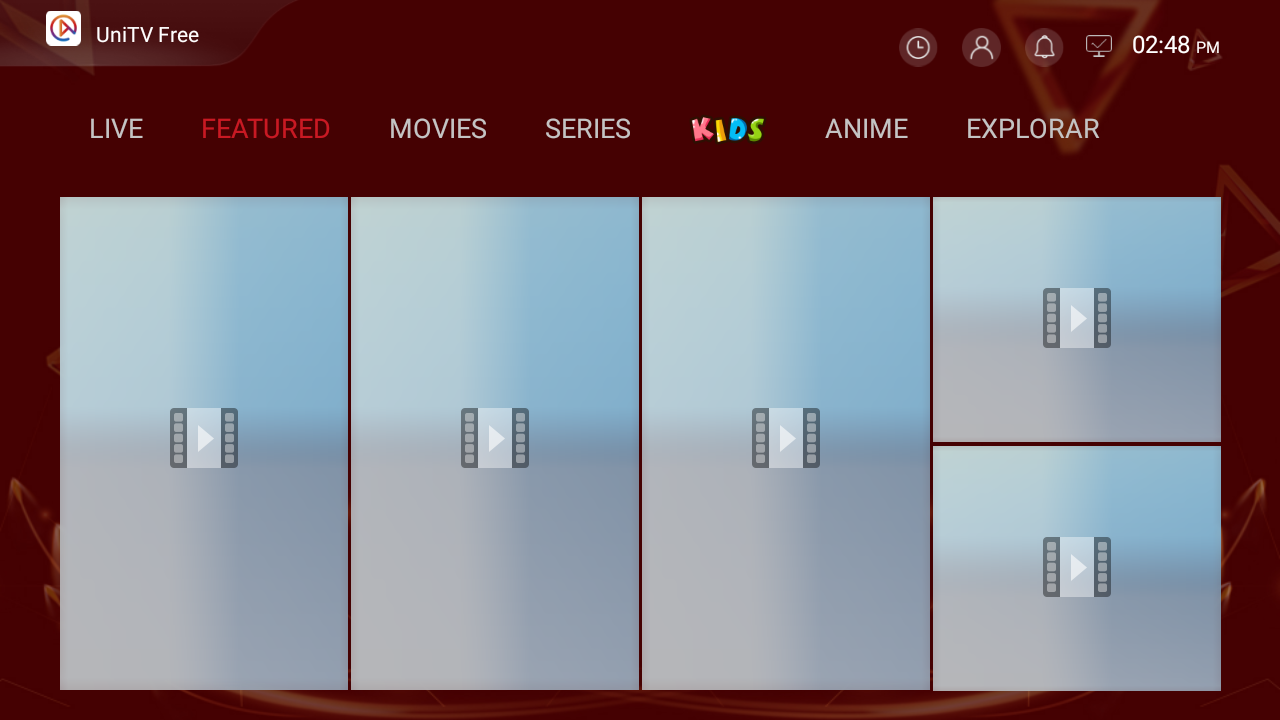
#> input picture imgs/UVFreeFeatre.png, 1280 x 720 px, found by its file name
$ python tag_ui_coordinates.py
#> lines starting #> are read from the running program, lines starting #| are printed output that depends on the picture; after the words box and inside, x2 and y2 are one past the last pixel; in counts of white or black regions, pixels touching at a corner belong together
#!/usr/bin/env python3
"""
POCO UI Coordinate Tagging Script

This script tags UI elements on screenshots based on POCO UI identification results.
It visualizes normalized coordinates by converting them to actual pixel positions.
"""

import cv2
import numpy as np
from PIL import Image, ImageDraw, ImageFont
import argparse
import json

def parse_poco_data(poco_data):
    """Parse POCO UI data and extract coordinate information"""
    return {
        'type': poco_data.get('type', ''),
        'name': poco_data.get('name', ''),
        'text': poco_data.get('text', ''),
        'pos': poco_data.get('pos', [0, 0]),  # Center position (normalized)
        'boundsInParent': poco_data.get('boundsInParent', [0, 0]),  # Top-left corner (normalized)
        'anchorPoint': poco_data.get('anchorPoint', [0.5, 0.5]),  # Anchor point within element
        'size': poco_data.get('size', [0, 0]),  # Width and height (normalized)
        'enabled': poco_data.get('enabled', False),
        'visible': poco_data.get('visible', False),
        'selected': poco_data.get('selected', False)
    }

def normalize_to_pixel(normalized_coords, image_width, image_height):
    """Convert normalized coordinates to pixel coordinates"""
    if len(normalized_coords) == 2:
        x_norm, y_norm = normalized_coords
        return [int(x_norm * image_width), int(y_norm * image_height)]
    return normalized_coords

def draw_ui_element(image, element_data, image_width, image_height):
    """Draw UI element boundaries and information on the image"""
    # Convert normalized coordinates to pixels
    pos_px = normalize_to_pixel(element_data['pos'], image_width, image_height)
    bounds_px = normalize_to_pixel(element_data['boundsInParent'], image_width, image_height)
    size_px = normalize_to_pixel(element_data['size'], image_width, image_height)

    # Calculate bounding box
    x1, y1 = bounds_px
    width, height = size_px
    x2, y2 = x1 + width, y1 + height

    # Draw element rectangle
    cv2.rectangle(image, (x1, y1), (x2, y2), (0, 255, 0), 2)  # Green rectangle

    # Draw center point
    cv2.circle(image, tuple(pos_px), 5, (255, 0, 0), -1)  # Blue center dot

    # Draw anchor point (relative to element bounds)
    anchor_x = x1 + int(element_data['anchorPoint'][0] * width)
    anchor_y = y1 + int(element_data['anchorPoint'][1] * height)
    cv2.circle(image, (anchor_x, anchor_y), 3, (0, 0, 255), -1)  # Red anchor dot

    return image, (x1, y1, x2, y2, pos_px, (anchor_x, anchor_y))

def add_text_annotations(image, element_data, coords_info):
    """Add text annotations with coordinate information"""
    x1, y1, x2, y2, pos_px, anchor_px = coords_info

    # Convert to PIL for better text rendering
    pil_image = Image.fromarray(cv2.cvtColor(image, cv2.COLOR_BGR2RGB))
    draw = ImageDraw.Draw(pil_image)

    try:
        # Try to use a better font
        font = ImageFont.truetype("/usr/share/fonts/truetype/dejavu/DejaVuSans.ttf", 14)
        small_font = ImageFont.truetype("/usr/share/fonts/truetype/dejavu/DejaVuSans.ttf", 10)
    except:
        # Fallback to default font
        font = ImageFont.load_default()
        small_font = ImageFont.load_default()

    # Main element info
    text_lines = [
        f"Text: {element_data['text']}",
        f"Type: {element_data['type'].split('.')[-1]}",
        f"Pos: {element_data['pos']} → {pos_px}px",
        f"Bounds: {element_data['boundsInParent']} → ({x1},{y1})px",
        f"Size: {element_data['size']} → {x2-x1}×{y2-y1}px",
        f"Anchor: {element_data['anchorPoint']} → ({anchor_px[0]},{anchor_px[1]})px"
    ]

    # Draw background for text
    text_y = max(10, y1 - 120)
    text_x = max(10, x1)

    # Calculate text background size
    max_width = max([draw.textlength(line, font=small_font) for line in text_lines])
    text_bg_height = len(text_lines) * 15 + 10

    # Draw text background
    draw.rectangle([text_x-5, text_y-5, text_x + max_width + 10, text_y + text_bg_height],
                   fill=(0, 0, 0, 180))

    # Draw text lines
    for i, line in enumerate(text_lines):
        draw.text((text_x, text_y + i * 15), line, fill=(255, 255, 255), font=small_font)

    # Add coordinate labels
    draw.text((pos_px[0] + 8, pos_px[1] - 8), "CENTER", fill=(255, 255, 0), font=small_font)
    draw.text((anchor_px[0] + 8, anchor_px[1] - 8), "ANCHOR", fill=(255, 0, 0), font=small_font)
    draw.text((x1, y1 - 20), "TOP-LEFT", fill=(0, 255, 0), font=small_font)

    # Convert back to OpenCV format
    return cv2.cvtColor(np.array(pil_image), cv2.COLOR_RGB2BGR)

def tag_ui_coordinates(image_path, output_path, poco_data):
    """Main function to tag UI coordinates on image"""
    # Load image
    image = cv2.imread(image_path)
    if image is None:
        raise ValueError(f"Could not load image from {image_path}")

    height, width = image.shape[:2]
    print(f"Image dimensions: {width}×{height}")

    # Parse POCO data
    element_data = parse_poco_data(poco_data)

    # Draw UI element
    image, coords_info = draw_ui_element(image, element_data, width, height)

    # Add text annotations
    image = add_text_annotations(image, element_data, coords_info)

    # Save result
    cv2.imwrite(output_path, image)
    print(f"Tagged image saved to: {output_path}")

    return image

def main():
    # POCO UI data from your example
    mock_poco_data = {
        'type': 'android.widget.TextView',
        'name': 'com.integration.unitvsiptv:id/mTextTitle',
        'text': 'FEATURED',
        'enabled': True,
        'visible': True,
        'checkable': False,
        'pos': [0.2078125, 0.17916666666666667],
        'resourceId': b'com.integration.unitvsiptv:id/mTextTitle',
        'scrollable': False,
        'boundsInParent': [0.1015625, 0.0625],
        'selected': True,
        'anchorPoint': [0.5, 0.5],
        'size': [0.1015625, 0.05694444444444444],
        'zOrders': {'global': 0, 'local': 1},
        'editalbe': False,
        'checked': False,
        'focused': False,
        'touchable': False,
        'package': b'com.integration.unitvsiptv',
        'scale': [1, 1],
        'dismissable': False,
        'longClickable': False,
        'focusable': False
    }

    # Process the image
    input_path = "imgs/UVFreeFeatre.png"
    output_path = "imgs/UVFreeFeatre_tagged.png"

    try:
        tagged_image = tag_ui_coordinates(input_path, output_path, mock_poco_data)
#> in tag_ui_coordinates, image is the input picture: shape (720, 1280, 3); mean B, G, R 121.5, 113.3, 126.6
#| Image dimensions: 1280×720
#> in draw_ui_element, `cv2.rectangle(image, (x1, y1), (x2, y2), (0, 255, 0), 2)`:
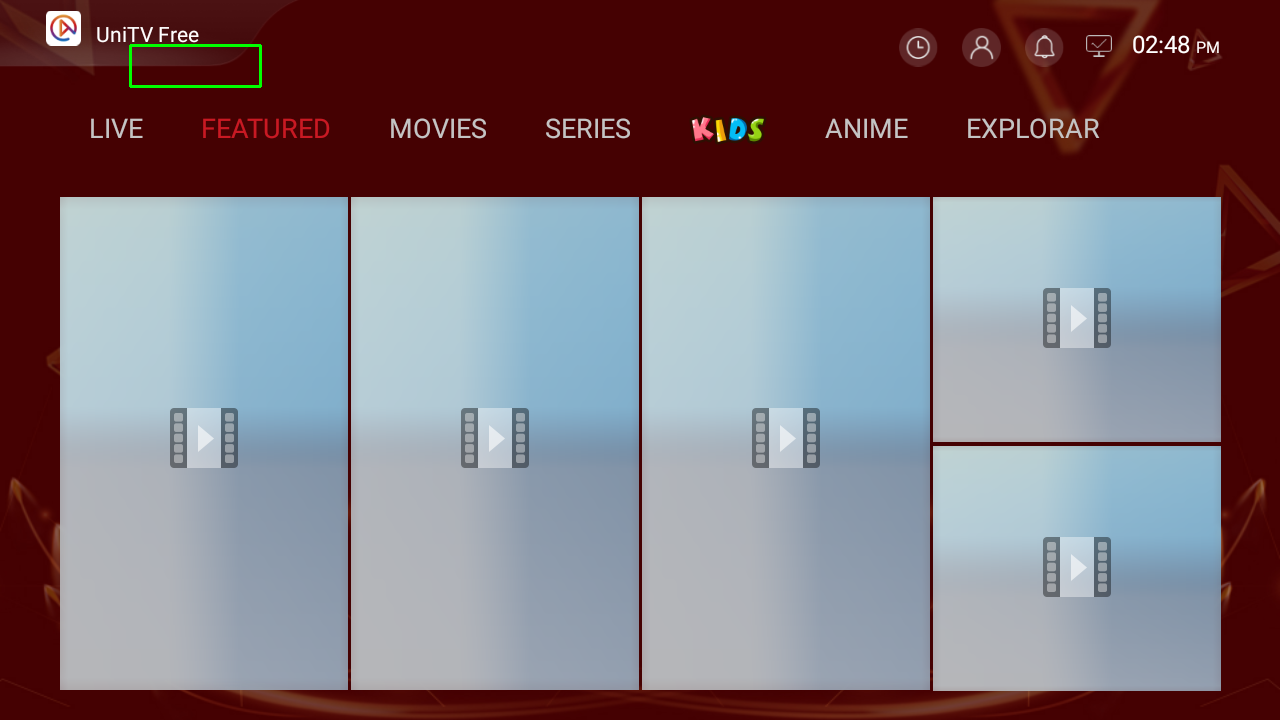
#> image: shape (720, 1280, 3); 0.11% of pixels changed, all inside (x1, y1, x2, y2) = (129, 44, 262, 88)
#> in draw_ui_element, `cv2.circle(image, tuple(pos_px), 5, (255, 0, 0), -1)`: image: shape (720, 1280, 3); 0.01% of pixels changed, all inside (x1, y1, x2, y2) = (261, 124, 272, 135)
#> in draw_ui_element, `cv2.circle(image, (anchor_x, anchor_y), 3, (0, 0, 255), -1)`: image: shape (720, 1280, 3); mean B, G, R 121.5, 113.5, 126.6
#> in tag_ui_coordinates, `image, coords_info = draw_ui_element(image, element_data, width, height)`: coords_info = (130, 45, 260, 86, [266, 129], (195, 65))
#> in add_text_annotations, `x1, y1, x2, y2, pos_px, anchor_px = coords_info`: x1 = 130; y1 = 45; x2 = 260; y2 = 86; pos_px = [266, 129]; anchor_px = (195, 65)
#> in add_text_annotations, `text_y = max(10, y1 - 120)`: text_y = 10
#> in add_text_annotations, `text_x = max(10, x1)`: text_x = 130
#> in add_text_annotations, `max_width = max([draw.textlength(line, font=small_font) for line in te..`: max_width = 288.7
#> in add_text_annotations, `text_bg_height = len(text_lines) * 15 + 10`: text_bg_height = 100
#> the loop in add_text_annotations, `for i, line in enumerate(text_lines):` made 6 passes
#> line on passes 1, 2, 4, 6: 'Text: FEATURED', 'Type: TextView', 'Bounds: [0.1015625, 0.0625] → (130,45)px', 'Anchor: [0.5, 0.5] → (195,65)px'
#> in add_text_annotations, `return cv2.cvtColor(np.array(pil_image), cv2.COLOR_RGB2BGR)`:
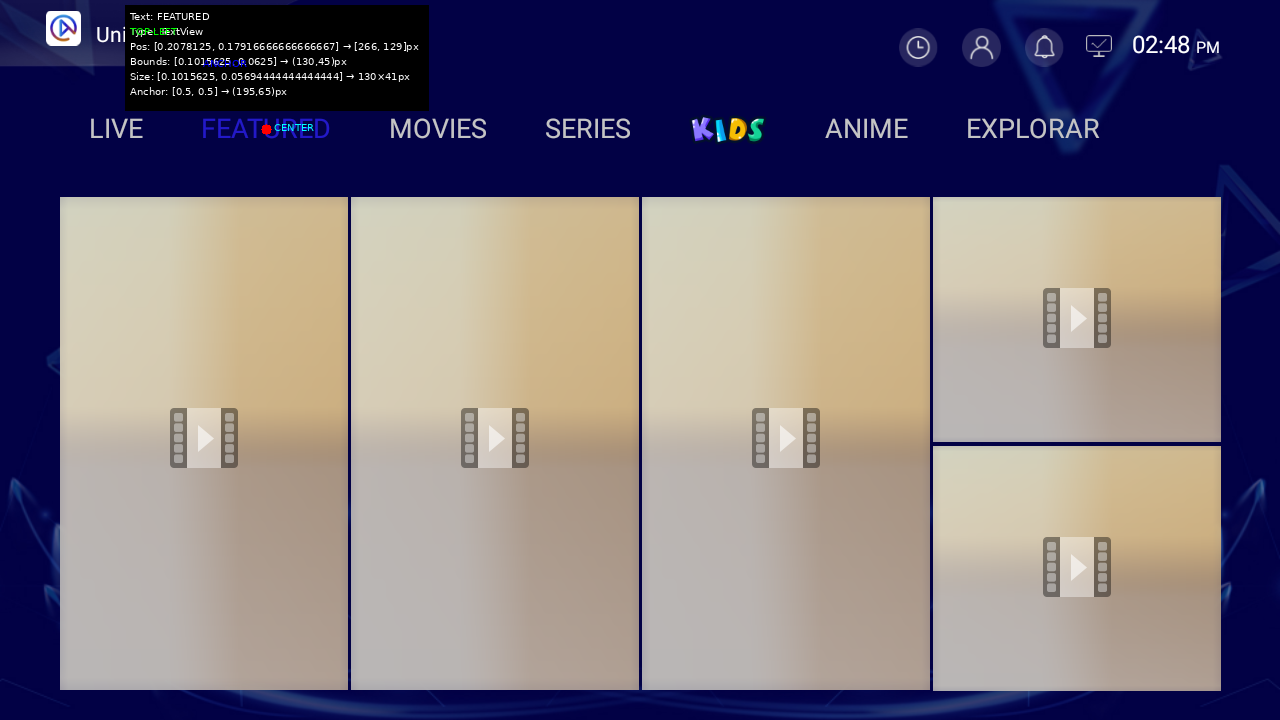
#> returned value: shape (720, 1280, 3); mean R, G, B 121.8, 113.7, 124.8
        print("✅ Successfully tagged UI coordinates!")
        print("\nCoordinate Explanations:")
        print("🔹 pos: Normalized center position of the element")
        print("🔹 boundsInParent: Normalized top-left corner position")
        print("🔹 anchorPoint: Relative anchor point within the element (0.5,0.5 = center)")
        print("🔹 size: Normalized width and height of the element")
        print("\nVisualization:")
        print("🟢 Green rectangle: Element boundaries")
        print("🔵 Blue dot: Center position (pos)")
        print("🔴 Red dot: Anchor point")
        print("🟡 Yellow text: CENTER label")

    except Exception as e:
        print(f"❌ Error: {e}")

if __name__ == "__main__":
    main()
